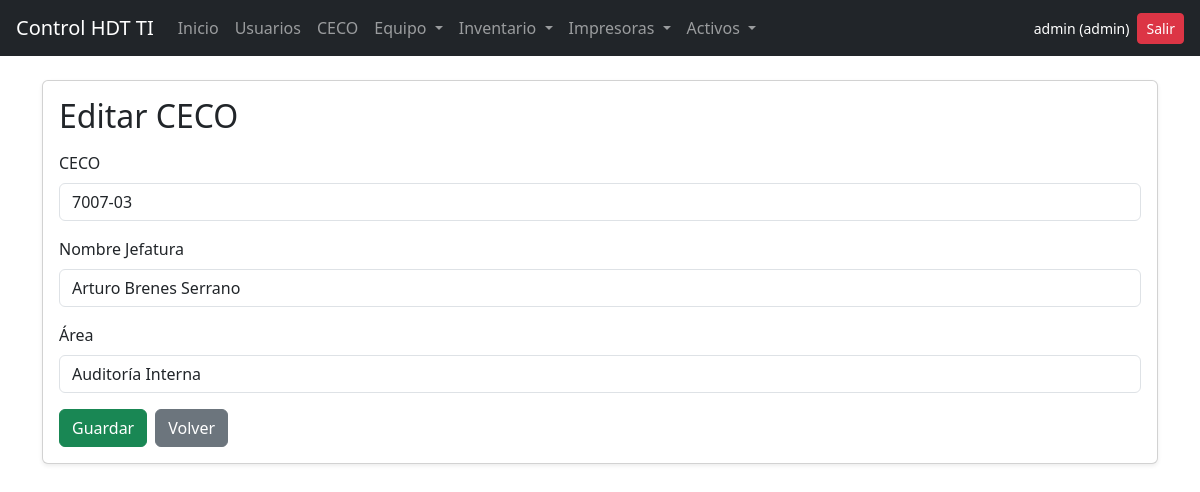
Page /ceco/1/edit (signed in) on the committed database.
### models/models.py (models this page shows, shortened)
class User(db.Model, UserMixin):
    id = db.Column(db.Integer, primary_key=True)
    username = db.Column(db.String(80), unique=True, nullable=False)
    password = db.Column(db.String(200), nullable=False)
    role = db.Column(db.String(20), nullable=False)  # admin | user
    entregas = db.relationship('EntregaEquipo', backref='usuario', lazy=True)
    reportes_impresora = db.relationship('ReporteImpresora', backref='usuario', lazy=True)

class Ceco(db.Model):
    id = db.Column(db.Integer, primary_key=True)
    ceco = db.Column(db.String(20), nullable=False)
    nombre_jefatura = db.Column(db.String(150), nullable=False)
    area = db.Column(db.String(150), nullable=False)
    __table_args__ = (
        UniqueConstraint('ceco', 'nombre_jefatura', name='uq_ceco_jefatura'),
    )
    from datetime import datetime

### routes/ceco.py (the view, shortened to what this page needs)
@ceco_bp.route('/<int:ceco_id>/edit', methods=['GET', 'POST'])
@login_required
@admin_required
def edit_ceco(ceco_id):
    c = Ceco.query.get_or_404(ceco_id)
    return render_template('ceco/form.html', mode="edit", c=c)

### app.py (called while the page is built)
@login_manager.user_loader
def load_user(user_id):
    return User.query.get(int(user_id))

### routes/utils.py (called while the page is built)
def admin_required(fn):
    @wraps(fn)
    def wrapper(*args, **kwargs):
        if not current_user.is_authenticated:
            abort(401)
        if current_user.role != "admin":
            abort(403)
        return fn(*args, **kwargs)
    return wrapper

### templates/ceco/form.html (shortened to what this page needs)
{% extends "base.html" %}
{% block content %}
<div class="card shadow-sm">
  <div class="card-body">
    <h2 class="mb-3">
      {% if mode=="create" %}Crear CECO{% else %}Editar CECO{% endif %}
    </h2>
    <form method="post">
      <div class="mb-3">
        <label class="form-label">CECO</label>
        <input class="form-control" name="ceco"
               value="{{ c.ceco if c else '' }}" required>
      </div>
      <div class="mb-3">
        <label class="form-label">Nombre Jefatura</label>
        <input class="form-control" name="nombre"
               value="{{ c.nombre_jefatura if c else '' }}" required>
      </div>
      <div class="mb-3">
        <label class="form-label">Área</label>
        <input class="form-control" name="area"
               value="{{ c.area if c else '' }}" required>
      </div>
      <div class="d-flex gap-2">
        <button class="btn btn-success" type="submit">Guardar</button>
        <a class="btn btn-secondary" href="{{ url_for('ceco.list_ceco') }}">Volver</a>
      </div>
    </form>
  </div>
</div>
{% endblock %}

### templates/base.html (shortened to what this page needs)
<!DOCTYPE html>
<html lang="es">
<head>
    <link href="https://cdn.jsdelivr.net/npm/bootstrap@5.3.3/dist/css/bootstrap.min.css" rel="stylesheet">
</head>
<body>
    <nav class="navbar navbar-expand-lg navbar-dark bg-dark px-3">
        {% if current_user.is_authenticated %}
        {% set home_url = url_for('admin.dashboard') if current_user.role == 'admin' else url_for('user.dashboard') %}
        {% else %}
        {% set home_url = url_for('auth.login') %}
        {% endif %}
        <a class="navbar-brand" href="{{ home_url }}">Control HDT TI</a>
        <div class="collapse navbar-collapse" id="navMain">
            <ul class="navbar-nav me-auto mb-2 mb-lg-0">
                {% if current_user.is_authenticated %}
                <li class="nav-item">
                    <a class="nav-link" href="{{ home_url }}">Inicio</a>
                </li>
                {% if current_user.role == 'admin' %}
                <li class="nav-item">
                    <a class="nav-link" href="{{ url_for('admin.users_list') }}">Usuarios</a>
                </li>
                <li class="nav-item">
                    <a class="nav-link" href="{{ url_for('ceco.list_ceco') }}">CECO</a>
                </li>
                {% endif %}
                <li class="nav-item dropdown">
                    <a class="nav-link dropdown-toggle" href="#" id="navEquipo" role="button" data-bs-toggle="dropdown"
                        aria-expanded="false">
                        Equipo
                    </a>
                </li>
                <li class="nav-item dropdown">
                    <a class="nav-link dropdown-toggle" href="#" id="navInventario" role="button"
                        data-bs-toggle="dropdown" aria-expanded="false">
                        Inventario
                    </a>
                </li>
                <li class="nav-item dropdown">
                    <a class="nav-link dropdown-toggle" href="#" id="navImpresoras" role="button"
                        data-bs-toggle="dropdown" aria-expanded="false">
                        Impresoras
                    </a>
                </li>
<li class="nav-item dropdown">
  <a class="nav-link dropdown-toggle" href="#" id="navActivos" role="button"
     data-bs-toggle="dropdown" aria-expanded="false">
    Activos
  </a>
</li>
                {% endif %}
            </ul>
            <div class="d-flex align-items-center gap-2">
                {% if current_user.is_authenticated %}
                <span class="text-white small">
                    {{ current_user.username }} ({{ current_user.role }})
                </span>
                <a href="{{ url_for('auth.logout') }}" class="btn btn-danger btn-sm">Salir</a>
                {% endif %}
            </div>
        </div>
    </nav>
    <div class="container mt-4">
        {% block content %}{% endblock %}
    </div>
</body>
</html>

### rows in the picture
User: username "admin", role "admin"
Ceco: ceco "7007-03", nombre "Arturo Brenes Serrano", area "Auditoría Interna"
